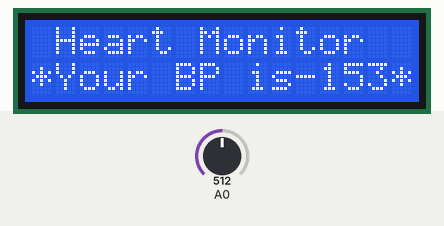
The sketch below on a simulated Arduino Uno, built with avr-gcc and run on an emulated ATmega328P. Shown: 16×2 character LCD. The inputs (shaded band) are chosen by the test bench; at power-on: A0 = 512.

Above: at 1.2 s.
1.3 s: A0 set to 716
At 3.0 s:
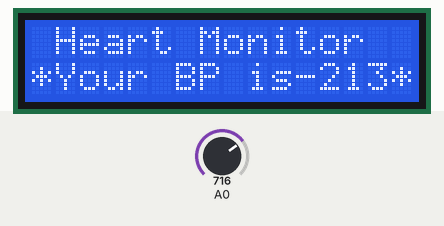
4.0 s: A0 set to 900
At 4.7 s:
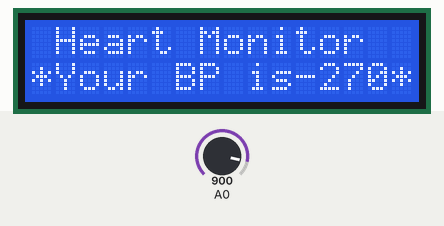
6.7 s: A0 set to 1023
At 9.3 s:
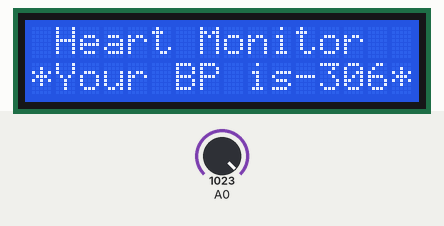
Timing chart, 0 to 10.8 s (numbered marks = the images above; inputs shaded):
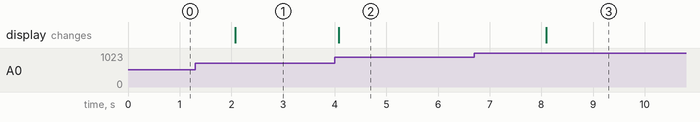

Measured:
- after the input at 1.3 s, the display: changes after 0.78 s (image 1)
- after the input at 4.0 s, the display: changes after 0.08 s (image 2)
- after the input at 6.7 s, the display: changes after 1.4 s (image 3)

The sketch:

heartsensorwith_lcd.ino
```cpp
/*
This example will show you how to use the KY-039 heart bear sensor.
Keep Supporting Nepali Project (Study Nepal)
 */
#include <Wire.h>
#include <LiquidCrystal.h>

LiquidCrystal lcd(2,3,4,5,6,7);
   double alpha=0.75;
   int period=20;
   double refresh=0.0;

void setup(void)
{
   pinMode(A0,INPUT);
   lcd.begin(16,2);
//   lcd.backlight(); //Uncomment when using a I2C
   lcd.clear();
   lcd.setCursor(0,0);
}

void loop(void)
{
   static double oldValue=0;
   static double oldrefresh=0;

   int beat=analogRead(A0);

   double value=alpha*oldValue+(0-alpha)*beat;
   refresh=value-oldValue;


   lcd.setCursor(0,0);
   lcd.print(" Heart Monitor ");
   lcd.setCursor(0,1);
   lcd.print("*Your BP is-   *");
   lcd.setCursor(12,2);
   lcd.print(beat/10*3);
   oldValue=value;
   oldrefresh=refresh;
   delay(period*100);


}
```
